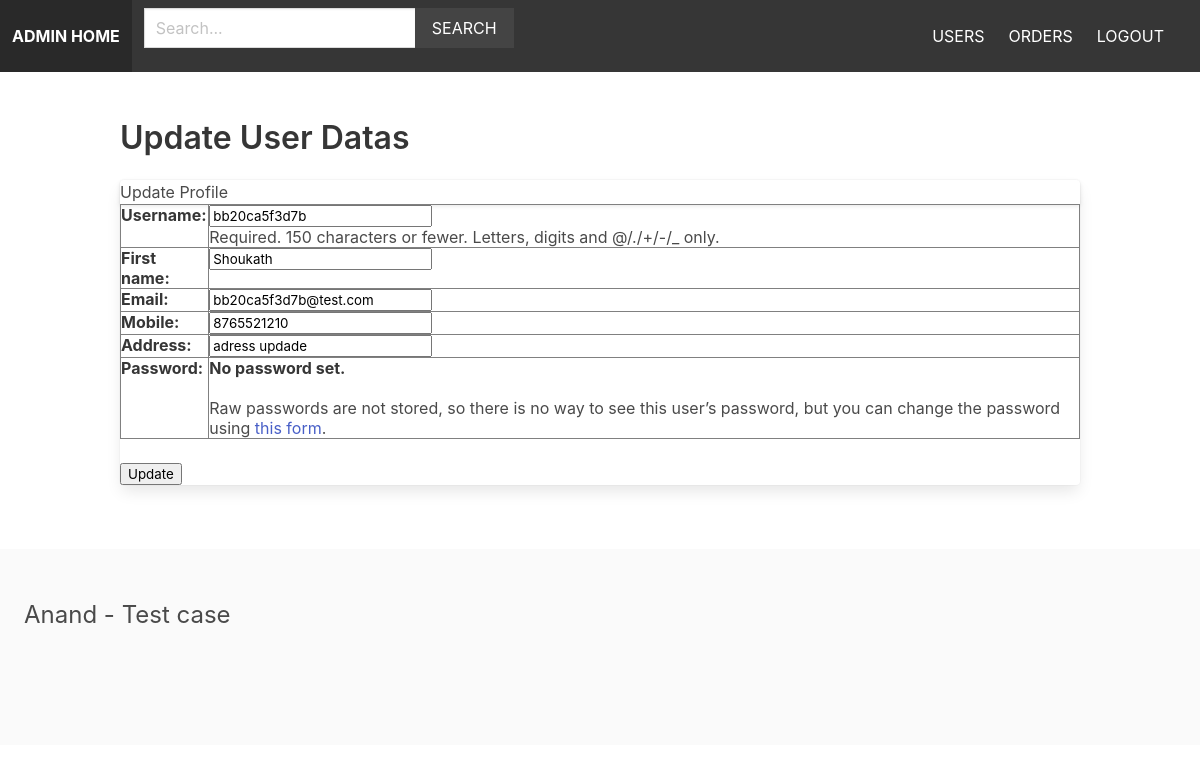
The page /adminapp/2/update on the database its author committed.
### user/models.py (models this page shows, shortened)
class User(AbstractUser):
    email = models.EmailField(null=True, blank=True, max_length=254, unique=True)
    mobile = models.CharField(max_length=15, null=True, blank=True)
    address = models.CharField(max_length=200, null=True, blank=True)
    status = models.BooleanField(default=False)
    created_at = models.DateTimeField(auto_now_add=True)

### adminapp/views.py (the view)
# urls.py: path('<pk>/update', UserUpdateView.as_view()),
class UserUpdateView(SuccessMessageMixin, UpdateView):
    form_class = CustomUserChangeForm
    model = User
    template_name = 'adminapp/update_user.html'
    success_message = 'User successfully Updated!'
    success_url = reverse_lazy('adminapp:listusers')

### adminapp/forms.py
class CustomUserChangeForm(UserChangeForm):
    class Meta:
        model = User
        fields = ['username', 'first_name','email','mobile','address']

### cart/context_processors.py (called while the page is built)
def cart(request):
    return {'cart': Cart(request)}

### adminapp/templates/adminapp/update_user.html (shortened to what this page needs)
{% extends 'adminapp/base.html' %}
{% block content %}
    <h1 class="title">Update User Datas  </h1>
    <div class="row">
    <div class="col-lg-12">
        <div class="card">
            <div class="card-header">
                <h4 class="card-title mb-0">Update Profile</h4>
            </div>
            <div class="card-body">
               <form method="post" id="CustomUserChangeForm"  enctype="multipart/form-data" >
                  <table border="1">
                    {{ form }}
                  </table>
                   <br>
                   <input type="submit" value="Update">
			   </form>
            </div>
        </div>
    </div>
</div>
{% endblock %}

### rows shown on the page
User: username "bb20ca5f3d7b", first_name "Shoukath", email "bb20ca5f3d7b@test.com", mobile "8765521210", address "adress updade"
